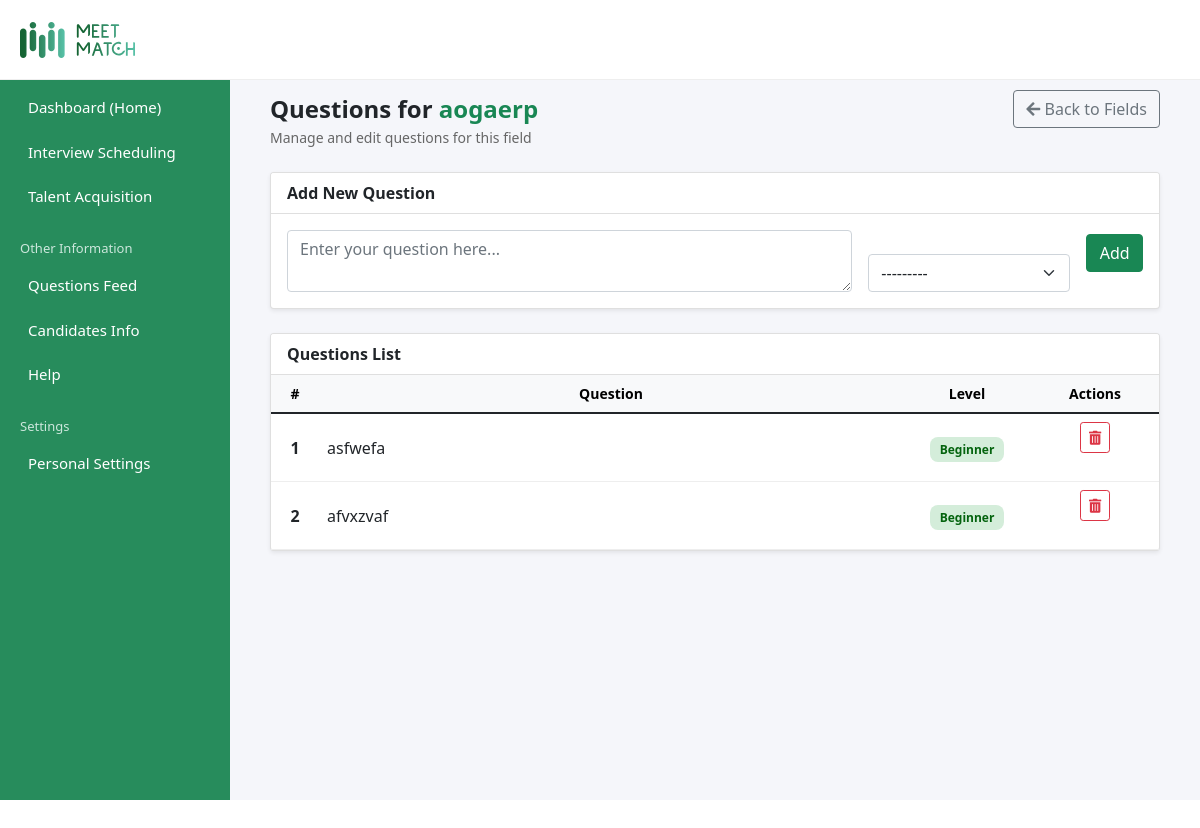
Screenshot of /admin_dashboard/questions/field/aogaerp-2025-06-21-232934381510/ (signed in) with the database file from the repository.
### questions/models.py (models this page shows, shortened)
class Field(models.Model):
    typeChoices = [
        ('Techincal', 'Techincal'),
        ('Soft Skill', 'Soft Skill'),
    ]
    created_by = models.ForeignKey(User, on_delete=models.CASCADE)
    field_type = models.CharField(max_length=50, choices=typeChoices, default='Techincal')
    name = models.CharField(max_length=100)
    slug = models.SlugField(max_length=100, unique=True, blank=True)

class Question(models.Model):
    LEVEL_CHOICES = [
        ('Beginner', 'Beginner'),
        ('Mid', 'Mid Level'),
        ('Advanced', 'Advanced'),
    ]
    created_by = models.ForeignKey(User, on_delete=models.CASCADE)
    field = models.ForeignKey(Field, on_delete=models.CASCADE, related_name='questions')
    level = models.CharField(max_length=20, choices=LEVEL_CHOICES)
    question_text = models.TextField()

### questions/views.py (the view)
# urls.py: path('field/<slug:field_slug>/', views.edit_question, name='edit_question'),
@login_required
def edit_question(request, field_slug):
    field = get_object_or_404(Field, slug=field_slug)
    questions = Question.objects.filter(field=field,created_by=request.user)
    if request.method == 'POST':
        form = QuestionForm(request.POST)
        if form.is_valid():
            question = form.save(commit=False)
            question.field = field
            question.created_by = request.user
            question.save()
            messages.success(request, 'Question added successfully!')
            return redirect('Questions:edit_question', field_slug=field_slug)
    else:
        form = QuestionForm()
    context = {
        'field': field,
        'questions': questions,
        'form': form,
    }
    return render(request, 'admin/edit_question.html', context)

### questions/forms.py
class QuestionForm(forms.ModelForm):
    class Meta:
        model = Question
        fields = ['question_text', 'level']
        widgets = {
            'level': forms.Select(attrs={
                'class': 'form-control',
                'placeholder': 'difficulty level'
            }),
            'question_text': forms.Textarea(attrs={
                'class': 'form-control',
                'rows': 2,
                'placeholder': 'Enter your question here...'
            }),
        }

### templates/admin/edit_question.html (shortened to what this page needs)
{% extends 'admin_base.html' %}
{% load static %}
{% load widget_tweaks %}
{% block extra_css %}
<link href="https://cdn.jsdelivr.net/npm/bootstrap@5.1.3/dist/css/bootstrap.min.css" rel="stylesheet">
<link rel="stylesheet" href="https://cdnjs.cloudflare.com/ajax/libs/font-awesome/5.15.4/css/all.min.css">
{% endblock %}
{% block content %}
<div class="question-header mb-4">
    <div>
        <div class="question-title">Questions for <span class="text-success">{{ field.name }}</span></div>
        <div class="question-subtitle">Manage and edit questions for this field</div>
    </div>
    <div class="header-buttons">
        <a href="{% url 'Questions:questions' %}" class="btn btn-outline-secondary"><i class="fas fa-arrow-left"></i> Back to Fields</a>
    </div>
</div>
<div class="card mb-4 shadow-sm">
    <div class="card-header bg-white fw-bold">Add New Question</div>
    <div class="card-body">
        <form method="POST" class="row g-3 align-items-end">
            <div class="col-md-8">
                {{ form.question_text }}
            </div>
            <div class="col-md-3">
                {{ form.level|add_class:'form-select' }}
            </div>
            <div class="col-md-1 d-grid">
                <input type="submit" class="btn btn-success" value="Add">
            </div>
        </form>
    </div>
</div>
<div class="card shadow-sm">
    <div class="card-header bg-white fw-bold">Questions List</div>
    <div class="card-body p-0">
        <div class="table-responsive">
            <table class="table mb-0 align-middle">
                <thead class="table-light">
                    <tr class="text-center">
                        <th style="width: 3rem;">#</th>
                        <th>Question</th>
                        <th style="width: 8rem;">Level</th>
                        <th style="width: 8rem;">Actions</th>
                    </tr>
                </thead>
                <tbody>
                    {% for question in questions %}
                    <tr>
                        <td class="text-center fw-bold">{{ forloop.counter }}</td>
                        <td>{{ question.question_text|truncatechars:120 }}</td>
                        <td class="text-center">
                            {% if question.level == 'Beginner' %}
                                <span class="status-badge" style="background-color:#d4edda; color:#04630E;">Beginner</span>
                            {% elif question.level == 'Mid' %}
                                <span class="status-badge" style="background-color:#fff3cd; color:#856404;">Mid</span>
                            {% elif question.level == 'Advanced' %}
                                <span class="status-badge" style="background-color:#f8d7da; color:#721c24;">Advanced</span>
                            {% else %}
                                <span class="status-badge bg-secondary text-white">Unknown</span>
                            {% endif %}
                        </td>
                        <td class="text-center">
                            <form method="post" action="{% url 'Questions:delete_question' question.id %}" style="display:inline;">
                                <button type="submit" class="btn btn-sm btn-outline-danger" title="Delete" onclick="return confirm('Delete this question?');">
                                    <i class="fas fa-trash-alt"></i>
                                </button>
                            </form>
                        </td>
                    </tr>
                    {% empty %}
                    <tr><td colspan="4" class="text-center text-muted py-3">No questions found for this field.</td></tr>
                    {% endfor %}
                </tbody>
            </table>
        </div>
    </div>
</div>
</div>
{% endblock %}

### static/css/style.css (style rules this page uses)
* { margin: 0; padding: 0; box-sizing: border-box; font-family: 'Segoe UI', sans-serif; }
body, html { height: 100%; background-color: #fff; }
body { color: #1a1a1a; }
.btn { background-color: #007c4d; color: white; border: none; padding: 10px 20px; border-radius: 8px; cursor: pointer; margin-bottom: 20px; font-weight: bold; }
table { width: 100%; border-collapse: collapse; }
table thead { background-color: #f0f2f5; font-size: 14px; text-align: left; }
table th, table td { padding: 12px 10px; border-bottom: 1px solid #eee; }
.question-header { display: flex; justify-content: space-between; align-items: center; margin-bottom: 30px; }
.question-title { font-size: 24px; font-weight: bold; }
.question-subtitle { font-size: 14px; color: #666; }
.status-badge { background-color: #188646; color: #bcfddf; padding: 4px 10px; border-radius: 8px; font-size: 12px; font-weight: bold; }

### rows the page displays
Field: name "aogaerp"
Question: question_text "asfwefa", level "Beginner"
Question: question_text "afvxzvaf", level "Beginner"
